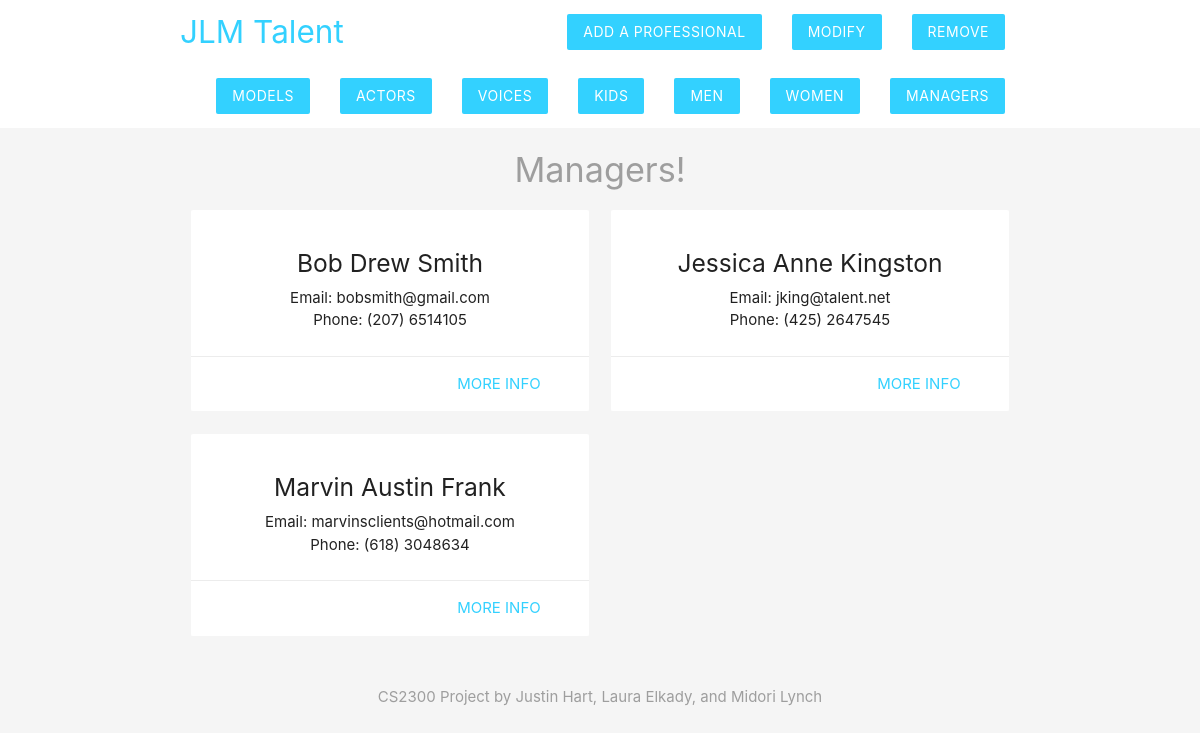
Screenshot of /test/manager.php with the database file from the repository.
### tables this page shows
CREATE TABLE MANNAMES(ManID varchar(80) NOT NULL,
Fname varchar(80) NOT NULL,
Mname varchar(80),
Lname varchar(80) NOT NULL,
FOREIGN KEY (ManID) REFERENCES MANAGER(ManagerID)
);

CREATE TABLE MANAGER(ManagerID varchar(80) UNIQUE,
Email varchar(80),
Area_code integer,
Local_phone integer,
PRIMARY KEY (ManagerID)
);

### test/manager.php (the view, shortened to what this page needs)
<?php
include('config/db_connect.php');
$sql = 'SELECT mannames.Fname, mannames.Mname, mannames.Lname, manager.Email, manager.Area_code, Manager.Local_phone FROM manager, mannames WHERE Manager.managerID=mannames.ManID ORDER BY ManagerID';
$result = mysqli_query($conn, $sql);
$mans = mysqli_fetch_all($result, MYSQLI_ASSOC);
?>
<!DOCTYPE html>
<html>
	<?php include('templates/header.php'); ?>
	<h4 class="center grey-text">Managers!</h4>
	<div class="container">
		<div class="row">
			<?php foreach($mans as $man){ ?>
				<div class="col s6 md3">
					<div class="card z-depth-0">
						<div class="card-content center">
							<h5><?php echo htmlspecialchars($man['Fname']); echo " "; echo htmlspecialchars($man['Mname']); echo " ";  echo htmlspecialchars($man['Lname']) ?></h5>
							<div><?php echo "Email: " ; echo htmlspecialchars($man['Email']);?></div>
							<div><?php echo "Phone: (" ; echo htmlspecialchars($man['Area_code']); echo ") "; echo htmlspecialchars($man['Local_phone']);?></div>
						</div>
						<div class="card-action right-align">
							<a class="brand-text" href="#">more info</a>
						</div>
					</div>
				</div>
			<?php } ?>
		</div>
	</div>
	<?php include('templates/footer.php'); ?>
</html>

### test/templates/header.php (style rules this page uses)
.brand-text { color: #33D1FF !important; }

### rows the page displays
mannames: Fname "Bob", Mname "Drew", Lname "Smith", ManID.Email "bobsmith@gmail.com", ManID.Area_code "207", ManID.Local_phone "6514105"
mannames: Fname "Jessica", Mname "Anne", Lname "Kingston", ManID.Email "jking@talent.net", ManID.Area_code "425", ManID.Local_phone "2647545"
mannames: Fname "Marvin", Mname "Austin", Lname "Frank", ManID.Email "marvinsclients@hotmail.com", ManID.Area_code "618", ManID.Local_phone "3048634"
